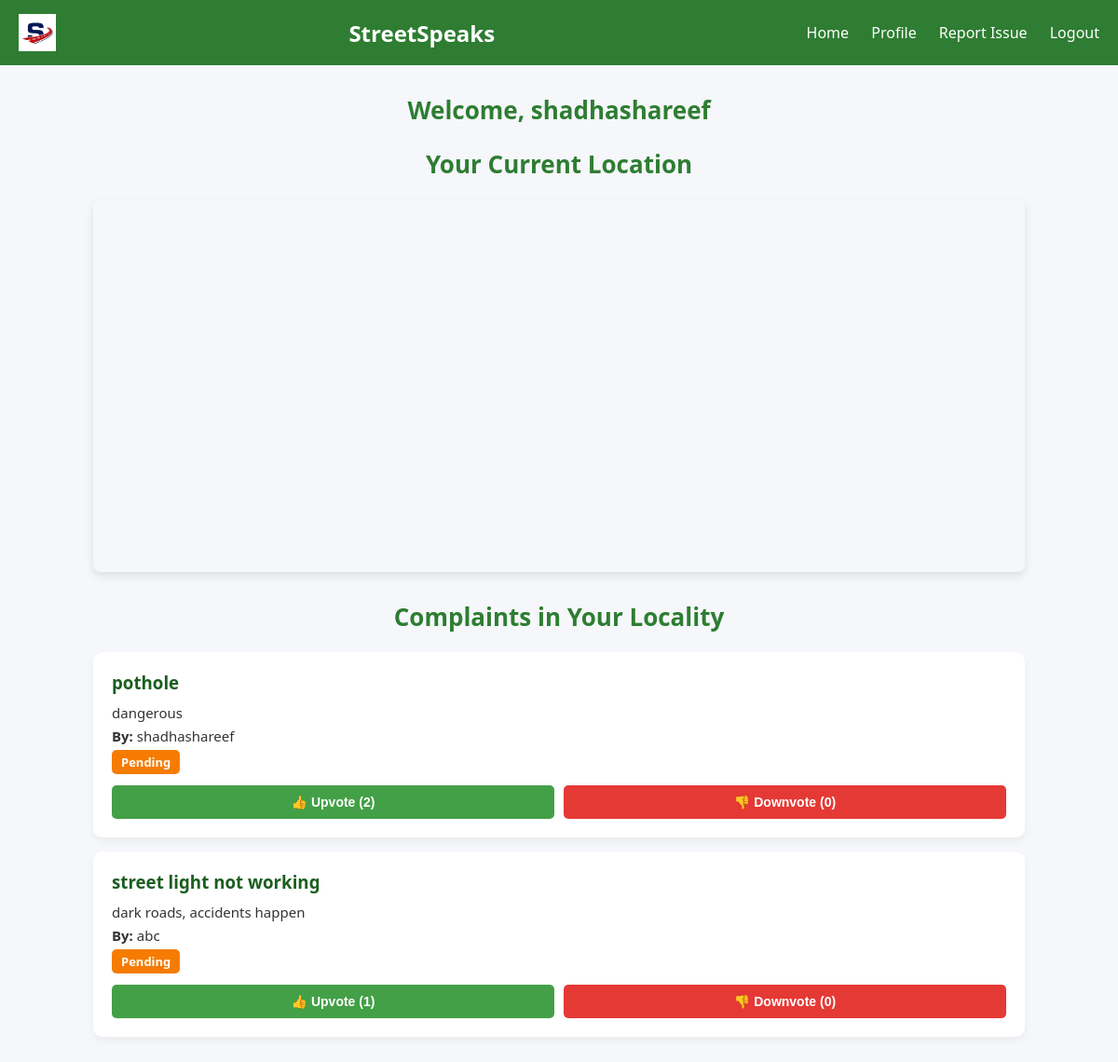
The app's page /dashboard (signed in) with its own data.
### tables this page shows
CREATE TABLE users (
    user_id INTEGER PRIMARY KEY AUTOINCREMENT,
    username TEXT NOT NULL,
    password TEXT NOT NULL,
    phone TEXT,
    email TEXT UNIQUE NOT NULL,
    district TEXT,
    locality TEXT,
    address TEXT,
    pincode TEXT
);

CREATE TABLE complaints (
    complaint_id INTEGER PRIMARY KEY AUTOINCREMENT,
    user_id INTEGER,
    title TEXT,
    description TEXT,
    location TEXT,
    status TEXT DEFAULT 'Pending',
    upvotes INTEGER DEFAULT 0,
    downvotes INTEGER DEFAULT 0,
    FOREIGN KEY (user_id) REFERENCES users(user_id)
);

### app.py (the view)
@app.route('/dashboard')
def dashboard():
    if 'user_id' not in session:
        return redirect(url_for('login'))
    user_id = session['user_id']
    cursor.execute("SELECT locality FROM users WHERE user_id=?", (user_id,))
    locality = cursor.fetchone()[0]
    cursor.execute("""
        SELECT complaints.complaint_id, complaints.title, complaints.description, complaints.status,
               complaints.upvotes, complaints.downvotes, users.username
        FROM complaints
        JOIN users ON complaints.user_id = users.user_id
        WHERE users.locality=?
        ORDER BY complaints.upvotes DESC
    """, (locality,))
    complaints = cursor.fetchall()
    return render_template('dashboard.html', complaints=complaints, username=session['username'])

### templates/dashboard.html (shortened to what this page needs)
<!DOCTYPE html>
<html lang="en">
<head>
<link rel="stylesheet" href="https://unpkg.com/leaflet/dist/leaflet.css" />
</head>
<body>
<header>
  <img src="{{ url_for('static', filename='images/img2.png') }}" alt="StreetSpeaks Logo" style="height: 40px;">
  <h1>StreetSpeaks</h1>
    <nav>
        <a href="/dashboard">Home</a>
        <a href="/profile">Profile</a>
        <a href="/complaint">Report Issue</a>
        <a href="/logout">Logout</a>
    </nav>
</header>
<div class="container">
    <h2>Welcome, {{ username }}</h2>
    <h2>Your Current Location</h2>
    <div id="map"></div>
    <h2>Complaints in Your Locality</h2>
    {% for complaint in complaints %}
    <div class="complaint-card">
        <h3>{{ complaint[1] }}</h3>
        <p>{{ complaint[2] }}</p>
        <p><strong>By:</strong> {{ complaint[6] }}</p>
        <p><span class="status {{ complaint[3] }}">{{ complaint[3] }}</span></p>
        <div class="vote-buttons">
            <button class="upvote" onclick="vote({{ complaint[0] }}, 'up')">
                👍 Upvote ({{ complaint[4] }})
            </button>
            <button class="downvote" onclick="vote({{ complaint[0] }}, 'down')">
                👎 Downvote ({{ complaint[5] }})
            </button>
        </div>
    </div>
    {% endfor %}
</div>
</body>
</html>

### templates/dashboard.html (style rules this page uses)
body { font-family: 'Segoe UI', Tahoma, sans-serif; margin: 0; padding: 0; background-color: #f5f7fa; color: #333; }
header { background-color: #2e7d32; color: white; padding: 15px 20px; display: flex; justify-content: space-between; align-items: center; }
header h1 { margin: 0; font-size: 24px; }
nav a { color: white; text-decoration: none; margin-left: 20px; font-size: 16px; transition: color 0.3s; }
.container { max-width: 1000px; margin: 30px auto; padding: 0 20px; }
h2 { font-size: 26px; margin-bottom: 20px; text-align: center; color: #2e7d32; }
#map { height: 400px; width: 100%; border-radius: 8px; margin-bottom: 30px; box-shadow: 0 4px 10px rgba(0,0,0,0.1); }
.complaint-card { background: white; border-radius: 10px; padding: 20px; margin: 15px 0; box-shadow: 0 4px 8px rgba(0,0,0,0.05); transition: transform 0.3s ease; }
.complaint-card h3 { margin: 0 0 10px; color: #1b5e20; }
.complaint-card p { margin: 5px 0; font-size: 15px; }
.status { display: inline-block; padding: 4px 10px; border-radius: 5px; font-size: 13px; font-weight: bold; color: white; }
.status.Pending { background-color: #f57c00; }
.vote-buttons { margin-top: 12px; display: flex; gap: 10px; }
.vote-buttons button { flex: 1; padding: 10px; border: none; border-radius: 5px; cursor: pointer; font-size: 14px; font-weight: bold; transition: background 0.3s; }
.upvote { background-color: #43a047; color: white; }
.downvote { background-color: #e53935; color: white; }

### records on screen
users: username "shadhashareef"
complaints: title "pothole", description "dangerous", username "shadhashareef", status "Pending", upvotes "2", downvotes "0"
complaints: title "street light not working", description "dark roads, accidents happen", username "abc", status "Pending", upvotes "1", downvotes "0"
